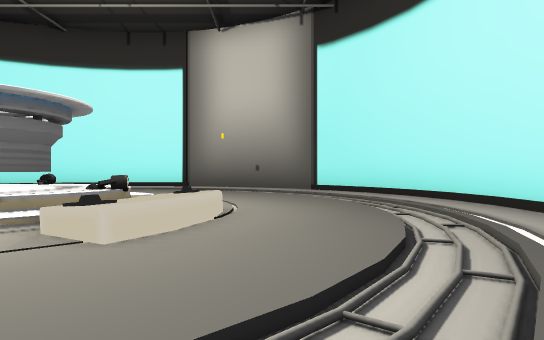
View 1 (above)

12 first-person views from a walk through a 3-D level made in the Unity game engine. The camera is 0.23 m above the floor, looks level and sees 70° across. The floor is counted in squares, 0.5 m on a side. Each view is taken from the middle of a square. On the plan, view 1 faces up. The plan holds only what a view shows up to about 9 squares ahead; the rest is blank. The player character is not drawn.

View 2
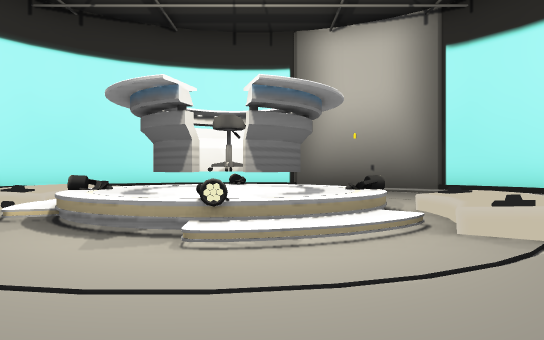

View 3
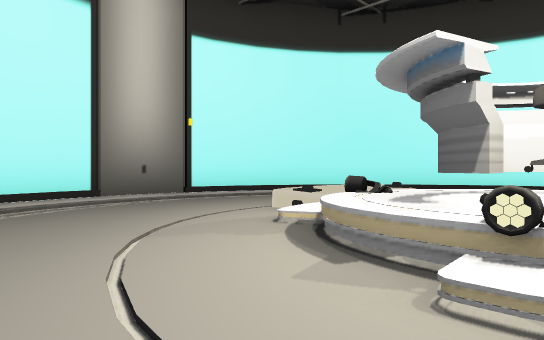

View 4
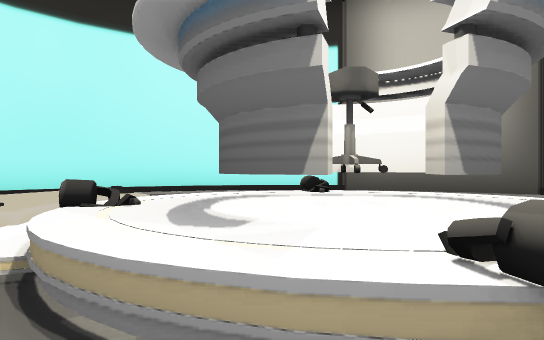

View 5
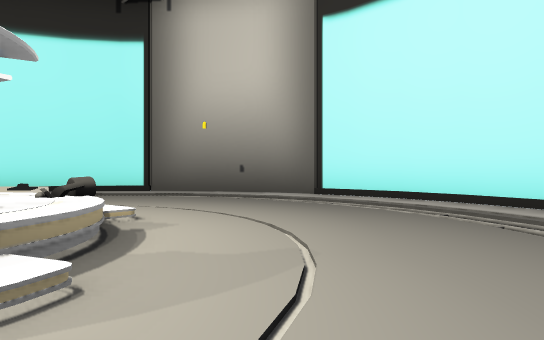

View 6
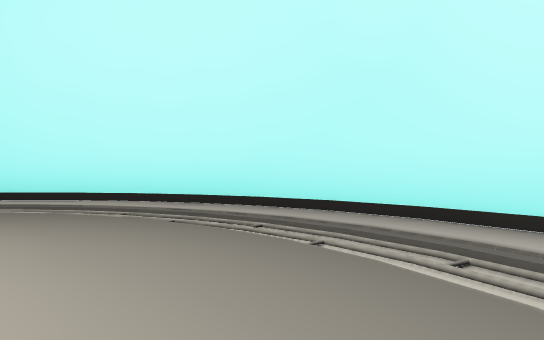

View 7
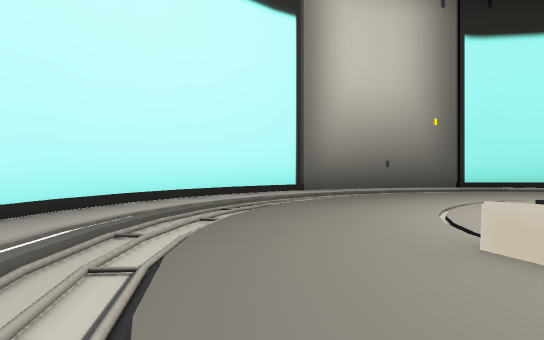

View 8
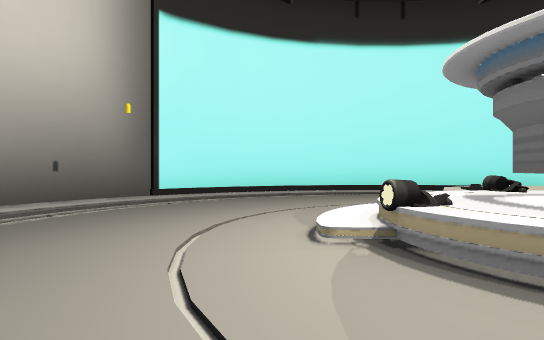

View 9
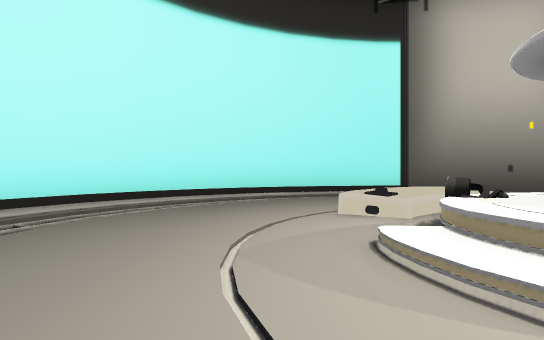

View 10
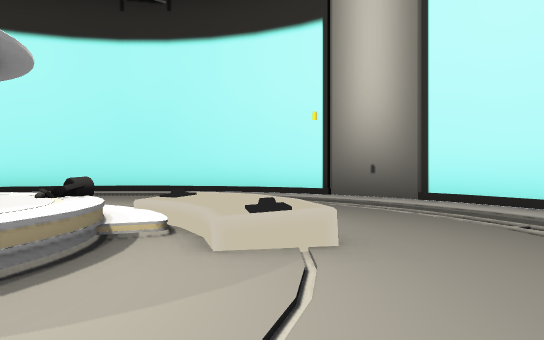

View 11
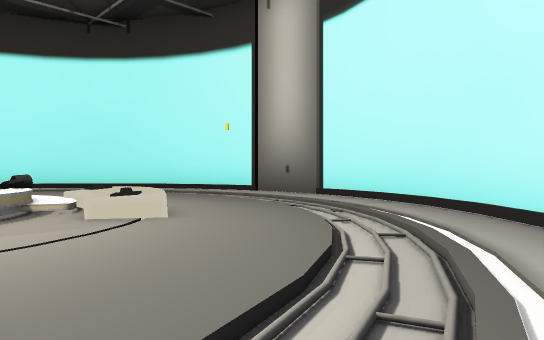

View 12
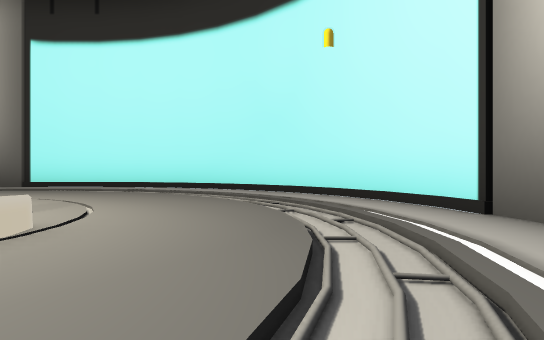

### Floor plan
Points are (right, up) in squares from view 1. A wall is a line through its corners. A room is listed if a view was taken in it or the views show most of it. See-through windows are left out.
Room 1 (views 1, 2, 3, 4, 5, 6, 7, 8, 9, 10, 11, 12)
walls: (0.7, 9.4) (-0.1, 10) (-1.2, 10.5); (1.5, 8.6) (0.6, 9.5); (2.1, 7.8) (1.4, 8.7); (2.5, 6.9) (2, 7.9); (-1, 10.5) (-1.9, 10.8) (-3, 10.9); (-2.9, 10.9) (-4, 10.9) (-5.1, 10.8); (3, 4.9) (2.8, 6) (2.4, 7); (2.9, 3.9) (2.9, 5.1); (-4.9, 10.8) (-6, 10.5); (2.8, 2.9) (2.9, 4.1); (-5.9, 10.5) (-6.9, 10); (2.4, 1.9) (2.8, 3); (-6.8, 10) (-7.7, 9.4); (2, 1.1) (2.5, 2.1); (-7.6, 9.5) (-8.5, 8.6); (-8.4, 8.7) (-9, 7.8); (0.6, -0.5) (1.4, 0.3) (2, 1.2); (-0.2, -1) (0.7, -0.5); (-9, 7.9) (-9.5, 6.9); (-9.4, 7.1) (-9.8, 6); (-1.2, -1.5) (-0.1, -1); (-2, -1.8) (-1, -1.5); (-9.8, 6.1) (-10, 4.8); (-9.9, 5) (-9.9, 4); (-3.1, -1.9) (-1.8, -1.8); (-4.1, -1.9) (-3, -1.9); (-10, 4.1) (-9.8, 2.9); (-9.8, 3.1) (-9.4, 2); (-6, -1.4) (-5, -1.8); (-5.1, -1.8) (-3.9, -2); (-9.5, 2.1) (-9, 1.1) (-8.4, 0.2); (-6.9, -1) (-5.9, -1.5); (-8.4, 0.3) (-7.6, -0.5); (-7.7, -0.4) (-6.8, -1.1)
objects: other object (-6, 5) to (-5, 6); other object (-5, 4) to (-5, 5); other object (-4, 4) to (-3, 5); other object (-4, 6); other object (-3, 3); other object (-2, 5); other object (-1, 3) to (-1, 4)

Where each view was taken, in squares from view 1:
view 1: 0 up, 0 right, facing up
view 2: 0 up, 3 left, facing up
view 3: 1 up, 3 left, facing up-left
view 4: 2 up, 4 left, facing up
view 5: 4 up, 7 left, facing down-right
view 6: 4 up, 7 left, facing down
view 7: 6 up, 8 left, facing up-right
view 8: 7 up, 6 left, facing right
view 9: 8 up, 3 left, facing down-right
view 10: 8 up, 4 left, facing down-left
view 11: 10 up, 4 left, facing down-left
view 12: 7 up, 8 left, facing down
